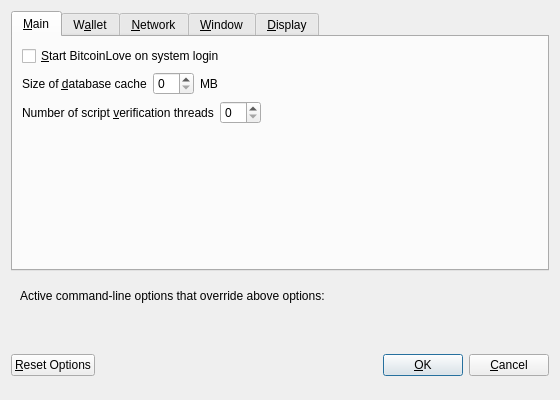
<?xml version="1.0" encoding="UTF-8"?>
<ui version="4.0">
 <class>OptionsDialog</class>
 <widget class="QDialog" name="OptionsDialog">
  <property name="geometry">
   <rect>
    <x>0</x>
    <y>0</y>
    <width>560</width>
    <height>400</height>
   </rect>
  </property>
  <property name="windowTitle">
   <string>Options</string>
  </property>
  <property name="modal">
   <bool>true</bool>
  </property>
  <layout class="QVBoxLayout" name="verticalLayout">
   <item>
    <widget class="QTabWidget" name="tabWidget">
     <property name="currentIndex">
      <number>0</number>
     </property>
     <widget class="QWidget" name="tabMain">
      <attribute name="title">
       <string>&amp;Main</string>
      </attribute>
      <layout class="QVBoxLayout" name="verticalLayout_Main">
       <item>
        <widget class="QCheckBox" name="bitcoinAtStartup">
         <property name="toolTip">
          <string>Automatically start BitcoinLove after logging in to the system.</string>
         </property>
         <property name="text">
          <string>&amp;Start BitcoinLove on system login</string>
         </property>
        </widget>
       </item>
       <item>
        <layout class="QHBoxLayout" name="horizontalLayout_2_Main">
         <item>
          <widget class="QLabel" name="databaseCacheLabel">
           <property name="text">
            <string>Size of &amp;database cache</string>
           </property>
           <property name="textFormat">
            <enum>Qt::PlainText</enum>
           </property>
           <property name="buddy">
            <cstring>databaseCache</cstring>
           </property>
          </widget>
         </item>
         <item>
          <widget class="QSpinBox" name="databaseCache"/>
         </item>
         <item>
          <widget class="QLabel" name="databaseCacheUnitLabel">
           <property name="text">
            <string>MB</string>
           </property>
           <property name="textFormat">
            <enum>Qt::PlainText</enum>
           </property>
          </widget>
         </item>
         <item>
          <spacer name="horizontalSpacer_2_Main">
           <property name="orientation">
            <enum>Qt::Horizontal</enum>
           </property>
           <property name="sizeHint" stdset="0">
            <size>
             <width>40</width>
             <height>20</height>
            </size>
           </property>
          </spacer>
         </item>
        </layout>
       </item>
       <item>
        <layout class="QHBoxLayout" name="horizontalLayout_3_Main">
         <item>
          <widget class="QLabel" name="threadsScriptVerifLabel">
           <property name="text">
            <string>Number of script &amp;verification threads</string>
           </property>
           <property name="textFormat">
            <enum>Qt::PlainText</enum>
           </property>
           <property name="buddy">
            <cstring>threadsScriptVerif</cstring>
           </property>
          </widget>
         </item>
         <item>
          <widget class="QSpinBox" name="threadsScriptVerif">
           <property name="toolTip">
            <string>(0 = auto, &lt;0 = leave that many cores free)</string>
           </property>
          </widget>
         </item>
         <item>
          <spacer name="horizontalSpacer_3_Main">
           <property name="orientation">
            <enum>Qt::Horizontal</enum>
           </property>
           <property name="sizeHint" stdset="0">
            <size>
             <width>40</width>
             <height>20</height>
            </size>
           </property>
          </spacer>
         </item>
        </layout>
       </item>
       <item>
        <spacer name="verticalSpacer_Main">
         <property name="orientation">
          <enum>Qt::Vertical</enum>
         </property>
         <property name="sizeHint" stdset="0">
          <size>
           <width>20</width>
           <height>40</height>
          </size>
         </property>
        </spacer>
       </item>
      </layout>
     </widget>
     <widget class="QWidget" name="tabWallet">
      <attribute name="title">
       <string>W&amp;allet</string>
      </attribute>
      <layout class="QVBoxLayout" name="verticalLayout_Wallet">
       <item>
        <widget class="QGroupBox" name="groupBox">
         <property name="title">
          <string>Expert</string>
         </property>
         <layout class="QVBoxLayout" name="verticalLayout_2">
          <item>
           <widget class="QCheckBox" name="coinControlFeatures">
            <property name="toolTip">
             <string>Whether to show coin control features or not.</string>
            </property>
            <property name="text">
             <string>Enable coin &amp;control features</string>
            </property>
           </widget>
          </item>
          <item>
           <widget class="QCheckBox" name="spendZeroConfChange">
            <property name="toolTip">
             <string>If you disable the spending of unconfirmed change, the change from a transaction cannot be used until that transaction has at least one confirmation. This also affects how your balance is computed.</string>
            </property>
            <property name="text">
             <string>&amp;Spend unconfirmed change</string>
            </property>
           </widget>
          </item>
         </layout>
        </widget>
       </item>
       <item>
        <spacer name="verticalSpacer_Wallet">
         <property name="orientation">
          <enum>Qt::Vertical</enum>
         </property>
         <property name="sizeHint" stdset="0">
          <size>
           <width>20</width>
           <height>40</height>
          </size>
         </property>
        </spacer>
       </item>
      </layout>
     </widget>
     <widget class="QWidget" name="tabNetwork">
      <attribute name="title">
       <string>&amp;Network</string>
      </attribute>
      <layout class="QVBoxLayout" name="verticalLayout_Network">
       <item>
        <widget class="QCheckBox" name="mapPortUpnp">
         <property name="toolTip">
          <string>Automatically open the BitcoinLove client port on the router. This only works when your router supports UPnP and it is enabled.</string>
         </property>
         <property name="text">
          <string>Map port using &amp;UPnP</string>
         </property>
        </widget>
       </item>
       <item>
        <widget class="QCheckBox" name="allowIncoming">
         <property name="toolTip">
          <string>Accept connections from outside</string>
         </property>
         <property name="text">
          <string>Allow incoming connections</string>
         </property>
        </widget>
       </item>
       <item>
        <widget class="QCheckBox" name="connectSocks">
         <property name="toolTip">
          <string>Connect to the BitcoinLove network through a SOCKS5 proxy.</string>
         </property>
         <property name="text">
          <string>&amp;Connect through SOCKS5 proxy (default proxy):</string>
         </property>
        </widget>
       </item>
       <item>
        <layout class="QHBoxLayout" name="horizontalLayout_1_Network">
         <item>
          <widget class="QLabel" name="proxyIpLabel">
           <property name="text">
            <string>Proxy &amp;IP:</string>
           </property>
           <property name="textFormat">
            <enum>Qt::PlainText</enum>
           </property>
           <property name="buddy">
            <cstring>proxyIp</cstring>
           </property>
          </widget>
         </item>
         <item>
          <widget class="QValidatedLineEdit" name="proxyIp">
           <property name="minimumSize">
            <size>
             <width>140</width>
             <height>0</height>
            </size>
           </property>
           <property name="maximumSize">
            <size>
             <width>140</width>
             <height>16777215</height>
            </size>
           </property>
           <property name="toolTip">
            <string>IP address of the proxy (e.g. IPv4: 127.0.0.1 / IPv6: ::1)</string>
           </property>
          </widget>
         </item>
         <item>
          <widget class="QLabel" name="proxyPortLabel">
           <property name="text">
            <string>&amp;Port:</string>
           </property>
           <property name="textFormat">
            <enum>Qt::PlainText</enum>
           </property>
           <property name="buddy">
            <cstring>proxyPort</cstring>
           </property>
          </widget>
         </item>
         <item>
          <widget class="QLineEdit" name="proxyPort">
           <property name="minimumSize">
            <size>
             <width>55</width>
             <height>0</height>
            </size>
           </property>
           <property name="maximumSize">
            <size>
             <width>55</width>
             <height>16777215</height>
            </size>
           </property>
           <property name="toolTip">
            <string>Port of the proxy (e.g. 9050)</string>
           </property>
          </widget>
         </item>
         <item>
          <spacer name="horizontalSpacer_1_Network">
           <property name="orientation">
            <enum>Qt::Horizontal</enum>
           </property>
           <property name="sizeHint" stdset="0">
            <size>
             <width>40</width>
             <height>20</height>
            </size>
           </property>
          </spacer>
         </item>
        </layout>
       </item>
       <item>
        <spacer name="verticalSpacer_Network">
         <property name="orientation">
          <enum>Qt::Vertical</enum>
         </property>
         <property name="sizeHint" stdset="0">
          <size>
           <width>20</width>
           <height>40</height>
          </size>
         </property>
        </spacer>
       </item>
      </layout>
     </widget>
     <widget class="QWidget" name="tabWindow">
      <attribute name="title">
       <string>&amp;Window</string>
      </attribute>
      <layout class="QVBoxLayout" name="verticalLayout_Window">
       <item>
        <widget class="QCheckBox" name="minimizeToTray">
         <property name="toolTip">
          <string>Show only a tray icon after minimizing the window.</string>
         </property>
         <property name="text">
          <string>&amp;Minimize to the tray instead of the taskbar</string>
         </property>
        </widget>
       </item>
       <item>
        <widget class="QCheckBox" name="minimizeOnClose">
         <property name="toolTip">
          <string>Minimize instead of exit the application when the window is closed. When this option is enabled, the application will be closed only after selecting Quit in the menu.</string>
         </property>
         <property name="text">
          <string>M&amp;inimize on close</string>
         </property>
        </widget>
       </item>
       <item>
        <spacer name="verticalSpacer_Window">
         <property name="orientation">
          <enum>Qt::Vertical</enum>
         </property>
         <property name="sizeHint" stdset="0">
          <size>
           <width>20</width>
           <height>40</height>
          </size>
         </property>
        </spacer>
       </item>
      </layout>
     </widget>
     <widget class="QWidget" name="tabDisplay">
      <attribute name="title">
       <string>&amp;Display</string>
      </attribute>
      <layout class="QVBoxLayout" name="verticalLayout_Display">
       <item>
        <layout class="QHBoxLayout" name="horizontalLayout_1_Display">
         <item>
          <widget class="QLabel" name="langLabel">
           <property name="text">
            <string>User Interface &amp;language:</string>
           </property>
           <property name="textFormat">
            <enum>Qt::PlainText</enum>
           </property>
           <property name="buddy">
            <cstring>lang</cstring>
           </property>
          </widget>
         </item>
         <item>
          <widget class="QValueComboBox" name="lang">
           <property name="toolTip">
            <string>The user interface language can be set here. This setting will take effect after restarting BitcoinLove.</string>
           </property>
          </widget>
         </item>
        </layout>
       </item>
       <item>
        <layout class="QHBoxLayout" name="horizontalLayout_2_Display">
         <item>
          <widget class="QLabel" name="unitLabel">
           <property name="text">
            <string>&amp;Unit to show amounts in:</string>
           </property>
           <property name="textFormat">
            <enum>Qt::PlainText</enum>
           </property>
           <property name="buddy">
            <cstring>unit</cstring>
           </property>
          </widget>
         </item>
         <item>
          <widget class="QValueComboBox" name="unit">
           <property name="toolTip">
            <string>Choose the default subdivision unit to show in the interface and when sending coins.</string>
           </property>
          </widget>
         </item>
        </layout>
       </item>
       <item>
        <layout class="QHBoxLayout" name="horizontalLayout_3_Display">
         <item>
          <widget class="QLabel" name="thirdPartyTxUrlsLabel">
           <property name="toolTip">
            <string>Third party URLs (e.g. a block explorer) that appear in the transactions tab as context menu items. %s in the URL is replaced by transaction hash. Multiple URLs are separated by vertical bar |.</string>
           </property>
           <property name="text">
            <string>Third party transaction URLs</string>
           </property>
           <property name="buddy">
            <cstring>thirdPartyTxUrls</cstring>
           </property>
          </widget>
         </item>
         <item>
          <widget class="QLineEdit" name="thirdPartyTxUrls">
           <property name="toolTip">
            <string>Third party URLs (e.g. a block explorer) that appear in the transactions tab as context menu items. %s in the URL is replaced by transaction hash. Multiple URLs are separated by vertical bar |.</string>
           </property>
          </widget>
         </item>
        </layout>
       </item>
       <item>
        <spacer name="verticalSpacer_Display">
         <property name="orientation">
          <enum>Qt::Vertical</enum>
         </property>
         <property name="sizeHint" stdset="0">
          <size>
           <width>20</width>
           <height>40</height>
          </size>
         </property>
        </spacer>
       </item>
      </layout>
     </widget>
    </widget>
   </item>
   <item>
    <widget class="QFrame" name="frame">
     <layout class="QVBoxLayout" name="verticalLayout_Bottom">
      <item>
       <layout class="QHBoxLayout" name="horizontalLayout_Bottom">
        <item>
         <widget class="QLabel" name="overriddenByCommandLineInfoLabel">
          <property name="text">
           <string>Active command-line options that override above options:</string>
          </property>
          <property name="textFormat">
           <enum>Qt::PlainText</enum>
          </property>
         </widget>
        </item>
        <item>
         <spacer name="horizontalSpacer_Bottom">
          <property name="orientation">
           <enum>Qt::Horizontal</enum>
          </property>
          <property name="sizeHint" stdset="0">
           <size>
            <width>40</width>
            <height>20</height>
           </size>
          </property>
         </spacer>
        </item>
       </layout>
      </item>
      <item>
       <widget class="QLabel" name="overriddenByCommandLineLabel">
        <property name="text">
         <string/>
        </property>
        <property name="textFormat">
         <enum>Qt::PlainText</enum>
        </property>
        <property name="wordWrap">
         <bool>true</bool>
        </property>
       </widget>
      </item>
     </layout>
    </widget>
   </item>
   <item>
    <layout class="QHBoxLayout" name="horizontalLayout_Buttons">
     <item>
      <widget class="QPushButton" name="resetButton">
       <property name="toolTip">
        <string>Reset all client options to default.</string>
       </property>
       <property name="text">
        <string>&amp;Reset Options</string>
       </property>
       <property name="autoDefault">
        <bool>false</bool>
       </property>
      </widget>
     </item>
     <item>
      <spacer name="horizontalSpacer_1">
       <property name="orientation">
        <enum>Qt::Horizontal</enum>
       </property>
       <property name="sizeHint" stdset="0">
        <size>
         <width>40</width>
         <height>48</height>
        </size>
       </property>
      </spacer>
     </item>
     <item>
      <widget class="QLabel" name="statusLabel">
       <property name="minimumSize">
        <size>
         <width>200</width>
         <height>0</height>
        </size>
       </property>
       <property name="font">
        <font>
         <weight>75</weight>
         <bold>true</bold>
        </font>
       </property>
       <property name="text">
        <string/>
       </property>
       <property name="textFormat">
        <enum>Qt::PlainText</enum>
       </property>
       <property name="wordWrap">
        <bool>true</bool>
       </property>
      </widget>
     </item>
     <item>
      <spacer name="horizontalSpacer_2">
       <property name="orientation">
        <enum>Qt::Horizontal</enum>
       </property>
       <property name="sizeHint" stdset="0">
        <size>
         <width>40</width>
         <height>48</height>
        </size>
       </property>
      </spacer>
     </item>
     <item>
      <widget class="QPushButton" name="okButton">
       <property name="text">
        <string>&amp;OK</string>
       </property>
       <property name="autoDefault">
        <bool>false</bool>
       </property>
       <property name="default">
        <bool>true</bool>
       </property>
      </widget>
     </item>
     <item>
      <widget class="QPushButton" name="cancelButton">
       <property name="text">
        <string>&amp;Cancel</string>
       </property>
       <property name="autoDefault">
        <bool>false</bool>
       </property>
      </widget>
     </item>
    </layout>
   </item>
  </layout>
 </widget>
 <customwidgets>
  <customwidget>
   <class>QValidatedLineEdit</class>
   <extends>QLineEdit</extends>
   <header>qvalidatedlineedit.h</header>
  </customwidget>
  <customwidget>
   <class>QValueComboBox</class>
   <extends>QComboBox</extends>
   <header>qvaluecombobox.h</header>
  </customwidget>
 </customwidgets>
 <resources/>
 <connections/>
</ui>
